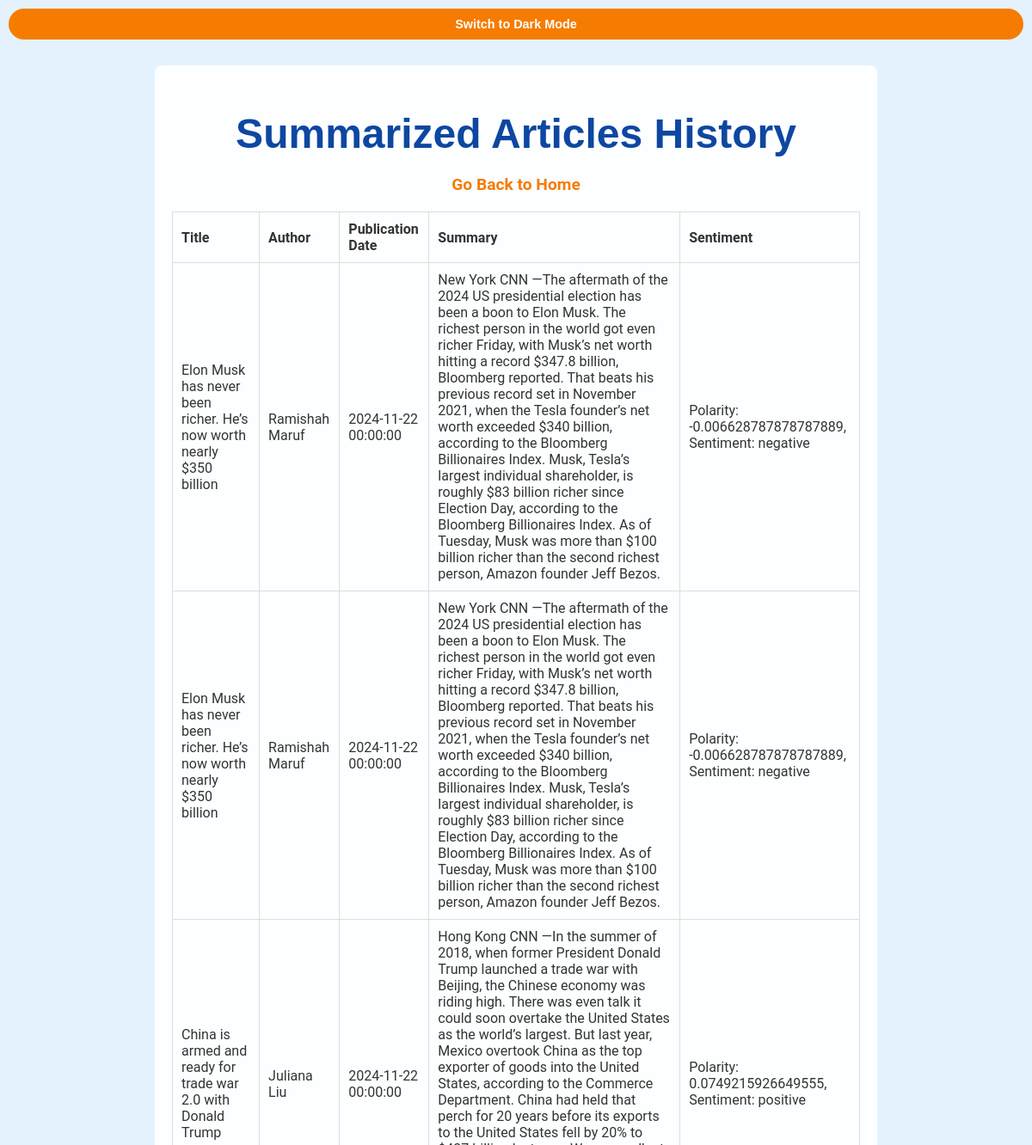
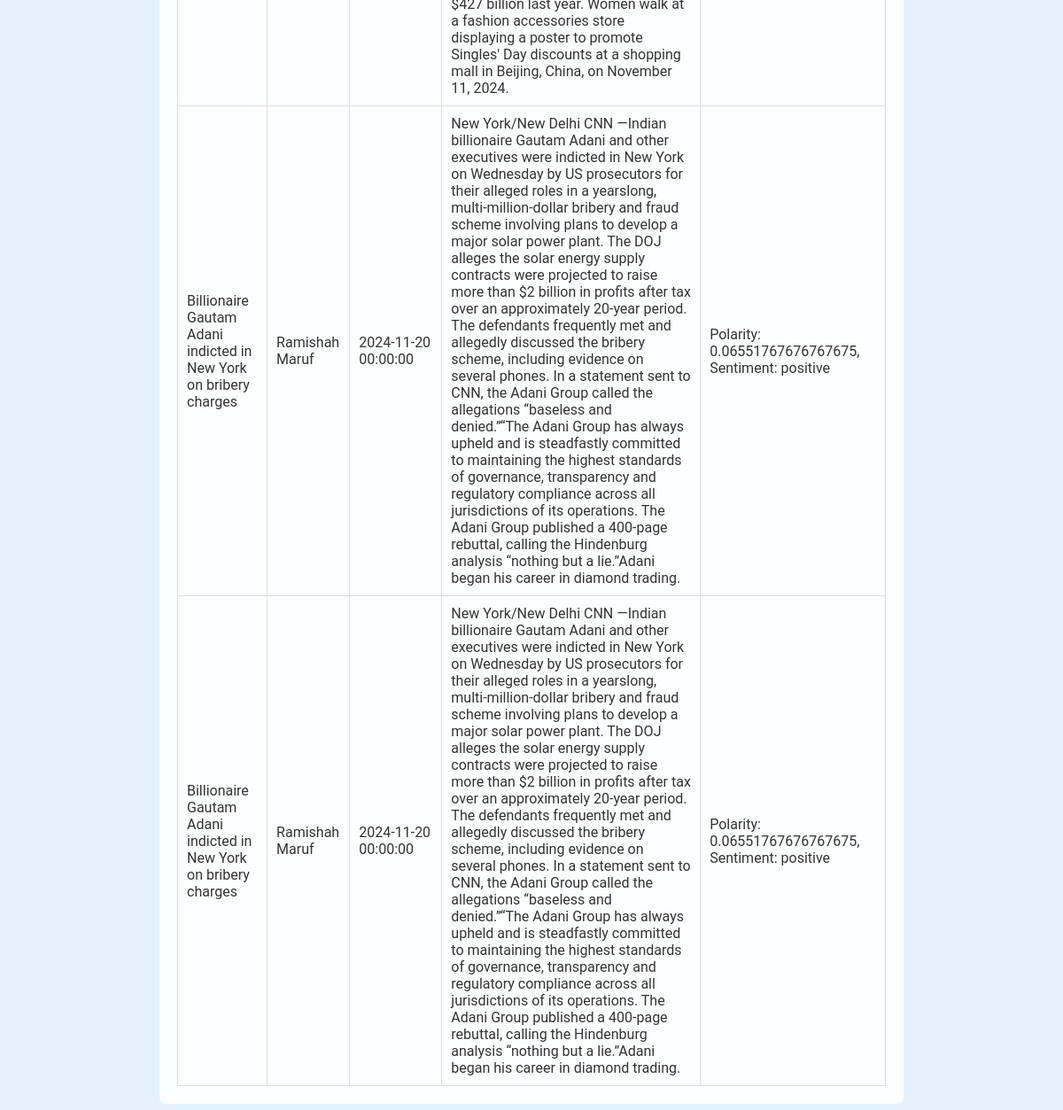
The app's page /history with its own data (2 pictures, top to bottom).
### tables this page shows
CREATE TABLE articles (
    id INTEGER PRIMARY KEY AUTOINCREMENT,
    title TEXT,
    author TEXT,
    publication TEXT,
    summary TEXT,
    sentiment TEXT,
    url TEXT
);

### app.py (the view)
@app.route('/history')
def history():
    conn = sqlite3.connect('articles.db')
    cursor = conn.cursor()
    cursor.execute('SELECT * FROM articles')
    rows = cursor.fetchall()
    conn.close()
    return render_template('history.html', rows=rows)

### templates/history.html (shortened to what this page needs)
<!DOCTYPE html>
<html lang="en">
<head>
    <link rel="stylesheet" href="{{ url_for('static', filename='style.css') }}">
</head>
<body>
    <div class="mode-toggle">
        <button id="theme-toggle">Switch to Dark Mode</button>
    </div>
    <div class="container">
        <h1>Summarized Articles History</h1>
        <div class="history-link">
            <a href="/">Go Back to Home</a>
        </div>
        <table class="history-table">
            <thead>
                <tr>
                    <th>Title</th>
                    <th>Author</th>
                    <th>Publication Date</th>
                    <th>Summary</th>
                    <th>Sentiment</th>
                </tr>
            </thead>
            <tbody>
                {% for row in rows %}
                    <tr>
                        <td>{{ row[1] }}</td>
                        <td>{{ row[2] }}</td>
                        <td>{{ row[3] }}</td>
                        <td>{{ row[4] }}</td>
                        <td>{{ row[5] }}</td>
                    </tr>
                {% endfor %}
            </tbody>
        </table>
    </div>
</body>
</html>

### static/style.css (style rules this page uses)
:root { --bg-color: #e3f2fd; --text-color: #333; --heading-color: #0d47a1; --input-bg: #bbdefb; --btn-bg: #f57c00; --btn-hover-bg: #e65100; --box-bg: rgba(255, 255, 255, 0.9); }
body { background-color: var(--bg-color); color: var(--text-color); font-family: Arial, sans-serif; margin: 0; padding: 0; }
.container { width: 80%; margin: 20px auto; padding: 20px; background-color: var(--box-bg); border-radius: 8px; }
h1, h2 { color: var(--heading-color); }
input[type="text"], button { width: 100%; padding: 10px; border: none; border-radius: 5px; font-size: 16px; }
button { background-color: var(--btn-bg); color: white; cursor: pointer; }
.result-box, .history-table { margin-top: 20px; }
.history-table { width: 100%; border-collapse: collapse; }
.history-table th, .history-table td { border: 1px solid #ddd; padding: 10px; text-align: left; }
.history-link a { font-size: 1.2rem; color: var(--btn-bg); text-decoration: none; font-weight: bold; transition: color 0.3s ease; }
body { background-color: var(--bg-color); color: var(--text-color); font-family: 'Roboto', sans-serif; margin: 0; padding: 0; }
.container { width: 90%; max-width: 800px; margin: 30px auto; text-align: center; }
h1 { color: var(--heading-color); font-family: 'Poppins', sans-serif; font-size: 3rem; font-weight: 700; margin-bottom: 20px; }
.mode-toggle { text-align: right; margin: 10px; }
#theme-toggle { padding: 10px 20px; font-size: 0.9rem; font-weight: bold; border-radius: 20px; border: none; background: var(--btn-bg); color: white; cursor: pointer; transition: background-color 0.3s ease, transform 0.3s ease; }

### records on screen
articles: title "Elon Musk has never been richer. He’s now worth nearly $350 billion", author "Ramishah Maruf", publication "2024-11-22 00:00:00", summary "New York CNN —The aftermath of the 2024 US presidential election has been a boon to Elon Musk. The richest person in the world got even richer Friday, with Musk’s net worth hitting a record $347.8 billion, Bloomberg reported. That beats his previous record set in November 2021, when the Tesla founder’s net worth exceeded $340 billion, according to the Bloomberg Billionaires Index. Musk, Tesla’s largest individual shareholder, is roughly $83 billion richer since Election Day, according to the Bloomberg Billionaires Index. As of Tuesday, Musk was more than $100 billion richer than the second richest person, Amazon founder Jeff Bezos.", sentiment "Polarity: -0.006628787878787889, Sentiment: negative"
articles: title "Elon Musk has never been richer. He’s now worth nearly $350 billion", author "Ramishah Maruf", publication "2024-11-22 00:00:00", summary "New York CNN —The aftermath of the 2024 US presidential election has been a boon to Elon Musk. The richest person in the world got even richer Friday, with Musk’s net worth hitting a record $347.8 billion, Bloomberg reported. That beats his previous record set in November 2021, when the Tesla founder’s net worth exceeded $340 billion, according to the Bloomberg Billionaires Index. Musk, Tesla’s largest individual shareholder, is roughly $83 billion richer since Election Day, according to the Bloomberg Billionaires Index. As of Tuesday, Musk was more than $100 billion richer than the second richest person, Amazon founder Jeff Bezos.", sentiment "Polarity: -0.006628787878787889, Sentiment: negative"
articles: title "China is armed and ready for trade war 2.0 with Donald Trump", author "Juliana Liu", publication "2024-11-22 00:00:00", summary "Hong Kong CNN —In the summer of 2018, when former President Donald Trump launched a trade war with Beijing, the Chinese economy was riding high. There was even talk it could soon overtake the United States as the world’s largest. But last year, Mexico overtook China as the top exporter of goods into the United States, according to the Commerce Department. China had held that perch for 20 years before its exports to the United States fell by 20% to $427 billion last year. Women walk at a fashion accessories store displaying a poster to promote Singles' Day discounts at a shopping mall in Beijing, China, on November 11, 2024.", sentiment "Polarity: 0.0749215926649555, Sentiment: positive"
articles: title "Billionaire Gautam Adani indicted in New York on bribery charges", author "Ramishah Maruf", publication "2024-11-20 00:00:00", summary "New York/New Delhi CNN —Indian billionaire Gautam Adani and other executives were indicted in New York on Wednesday by US prosecutors for their alleged roles in a yearslong, multi-million-dollar bribery and fraud scheme involving plans to develop a major solar power plant. The DOJ alleges the solar energy supply contracts were projected to raise more than $2 billion in profits after tax over an approximately 20-year period. The defendants frequently met and allegedly discussed the bribery scheme, including evidence on several phones. In a statement sent to CNN, the Adani Group called the allegations “baseless and denied.”“The Adani Group has always upheld and is steadfastly committed to…", sentiment "Polarity: 0.06551767676767675, Sentiment: positive"
articles: title "Billionaire Gautam Adani indicted in New York on bribery charges", author "Ramishah Maruf", publication "2024-11-20 00:00:00", summary "New York/New Delhi CNN —Indian billionaire Gautam Adani and other executives were indicted in New York on Wednesday by US prosecutors for their alleged roles in a yearslong, multi-million-dollar bribery and fraud scheme involving plans to develop a major solar power plant. The DOJ alleges the solar energy supply contracts were projected to raise more than $2 billion in profits after tax over an approximately 20-year period. The defendants frequently met and allegedly discussed the bribery scheme, including evidence on several phones. In a statement sent to CNN, the Adani Group called the allegations “baseless and denied.”“The Adani Group has always upheld and is steadfastly committed to…", sentiment "Polarity: 0.06551767676767675, Sentiment: positive"
